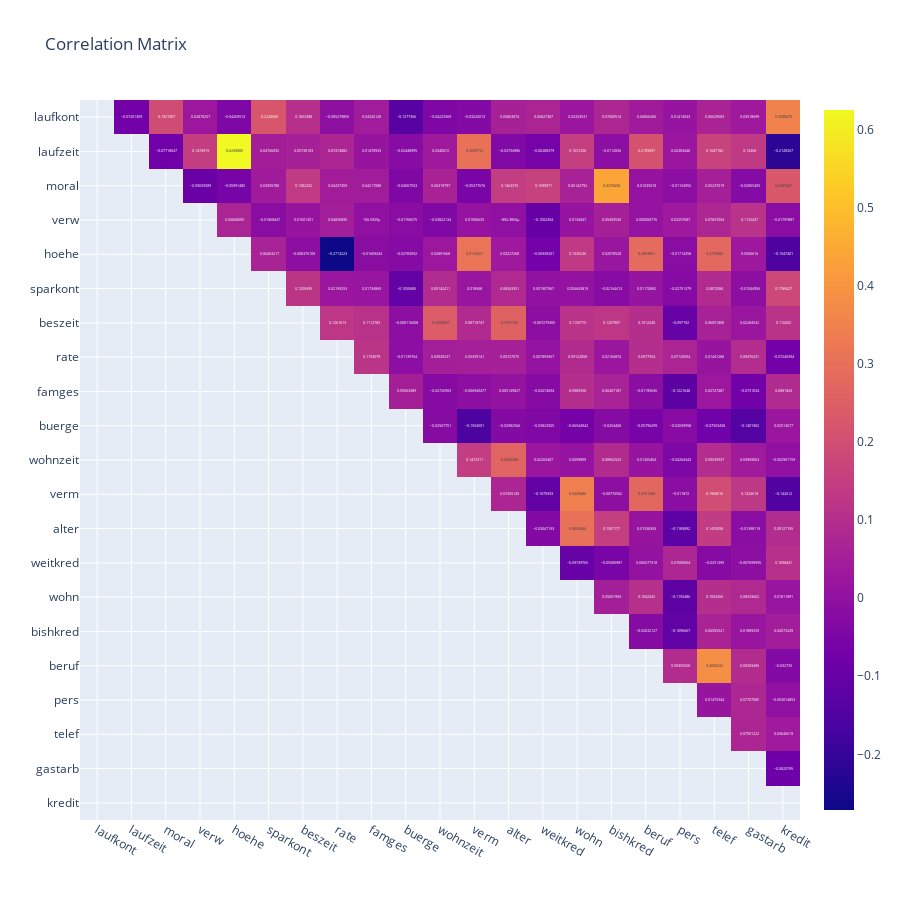

Notebook code for this chart:
### Code cell
# calculating correlations
corr = credit_data.corr()
corr = corr.mask(np.tril(np.ones(corr.shape, dtype=np.bool_)))

# plotting correlation matrix
px.imshow(corr, width=900, height=900, title='Correlation Matrix', text_auto=True)

### Figure 1 — Plotly figure (JSON) as saved in the notebook; plotly's stock layout.template omitted (floating-point values rounded to 4 significant figures; data arrays with more than 128 entries replaced by an {"elided": "..."} marker saying what was removed)
{"data": [{"coloraxis": "coloraxis", "hovertemplate": "x: %{x}<br>y: %{y}<br>color: %{z}<extra></extra>", "name": "0", "texttemplate": "%{z}", "type": "heatmap", "x": ["laufkont", "laufzeit", "moral", "verw", "hoehe", "sparkont", "beszeit", "rate", "famges", "buerge", "wohnzeit", "verm", "alter", "weitkred", "wohn", "bishkred", "beruf", "pers", "telef", "gastarb", "kredit"], "xaxis": "x", "y": ["laufkont", "laufzeit", "moral", "verw", "hoehe", "sparkont", "beszeit", "rate", "famges", "buerge", "wohnzeit", "verm", "alter", "weitkred", "wohn", "bishkred", "beruf", "pers", "telef", "gastarb", "kredit"], "yaxis": "y", "z": {"elided": "21x21 float values"}}], "layout": {"coloraxis": {"colorscale": [[0, "#0d0887"], [0.1111, "#46039f"], [0.2222, "#7201a8"], [0.3333, "#9c179e"], [0.4444, "#bd3786"], [0.5556, "#d8576b"], [0.6667, "#ed7953"], [0.7778, "#fb9f3a"], [0.8889, "#fdca26"], [1, "#f0f921"]]}, "height": 900, "title": {"text": "Correlation Matrix"}, "width": 900, "xaxis": {"anchor": "y", "constrain": "domain", "domain": [0, 1], "scaleanchor": "y"}, "yaxis": {"anchor": "x", "autorange": "reversed", "constrain": "domain", "domain": [0, 1]}}}
